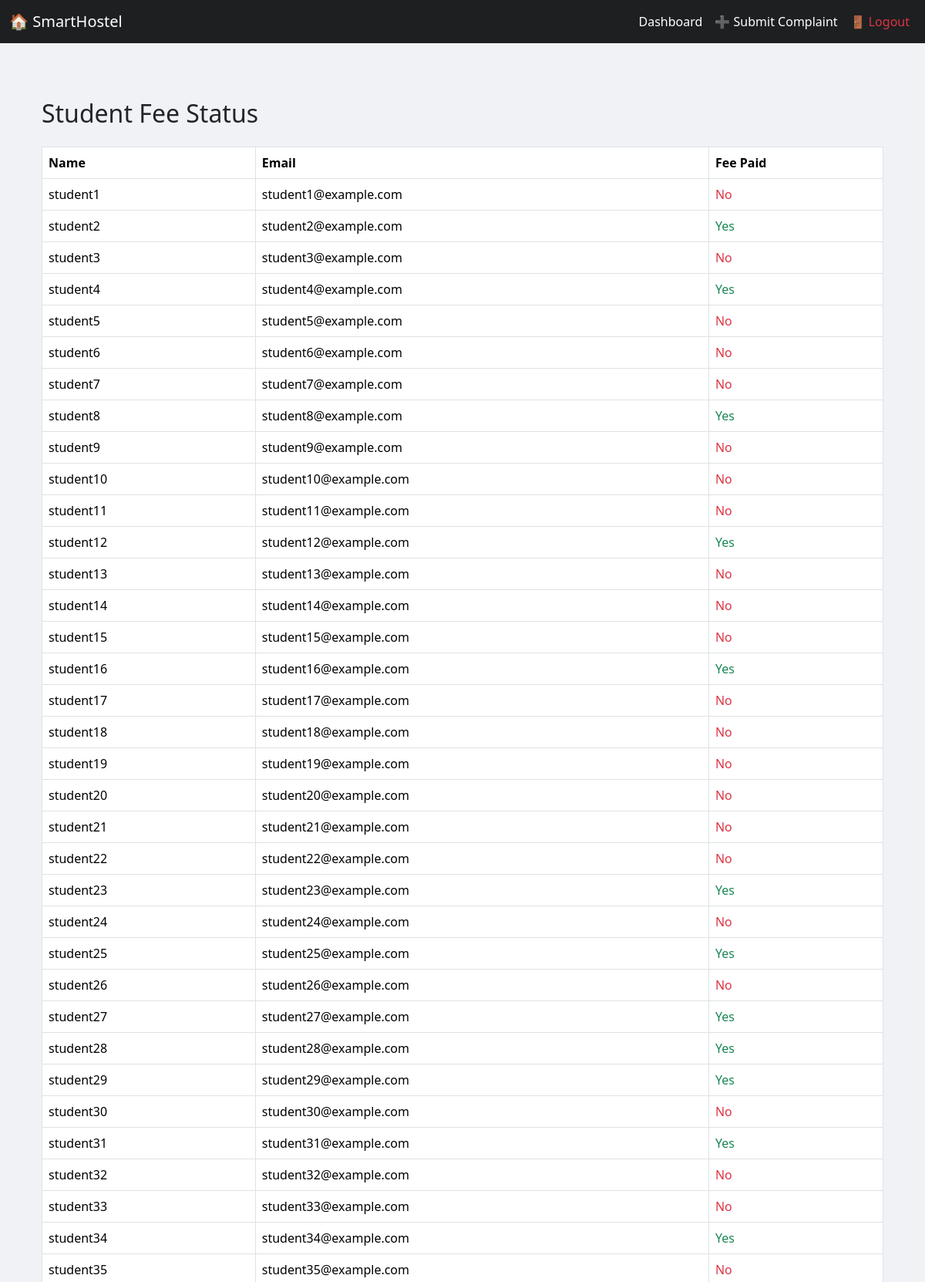
Page /custom-admin/view-students/ (signed in, upper part) on the committed database.
### hostelapp/models.py (models this page shows, shortened)
class Student(models.Model):
    user = models.OneToOneField(CustomUser, on_delete=models.CASCADE)
    contact_number = models.CharField(max_length=10)
    address = models.TextField()
    room = models.ForeignKey(Room, on_delete=models.SET_NULL, null=True, blank=True, related_name='students')
    payment_status = models.CharField(max_length=20, default='unpaid')
    roll_number = models.CharField(max_length=20)
    department = models.CharField(max_length=100)
    year = models.IntegerField(null=True, blank=True)
    attendance_percent = models.IntegerField(default=0)
    internal_score = models.IntegerField(default=0)
    parent_income = models.IntegerField(default=0)
    scholarship = models.BooleanField(default=False)
    hostel_stay = models.BooleanField(default=True)
    cgpa = models.FloatField(null=True, blank=True)
    previous_default = models.IntegerField(null=True, blank=True)
    has_paid_fees = models.BooleanField(default=False)
    fee_receipt = models.FileField(upload_to='receipts/', null=True, blank=True)
    is_predicted_defaulter = models.BooleanField(default=False)

class CustomUser(AbstractUser):
    ROLE_CHOICES = (
        ('admin', 'Admin'),
        ('student', 'Student'),
    )
    role = models.CharField(max_length=10, choices=ROLE_CHOICES)

### hostelapp/views.py (the view)
# urls.py: path('custom-admin/view-students/', views.admin_view_fees, name='admin_view_students'),
@login_required
def admin_view_fees(request):
    students = Student.objects.select_related('user').all()
    return render(request, 'admin_view_fees.html', {'students': students})

### hostelml/templates/admin_view_fees.html
{% extends 'base.html' %}
{% block content %}
<div class="container mt-5">
    <h2 class="mb-4">Student Fee Status</h2>
    <table class="table table-bordered">
        <thead class="thead-dark">
            <tr>
                <th>Name</th>
                <th>Email</th>
                <th>Fee Paid</th>
            </tr>
        </thead>
      <tbody>
    {% for student in students %}
    <tr>
        <td>{{ student.user }}</td>
        <td>{{ student.user.email }}</td>
        <td>
            {% if student.has_paid_fees %}
                <span class="text-success">Yes</span>
            {% else %}
                <span class="text-danger">No</span>
            {% endif %}
        </td>
    </tr>
    {% empty %}
    <tr>
        <td colspan="4" class="text-center">No student data found.</td>
    </tr>
    {% endfor %}
</tbody>
    </table>
</div>
{% endblock %}

### hostelml/templates/base.html (style rules this page uses)
html, body { height: 100%; margin: 0; background-color: #f5f7fa; color: #212529; }

### rows in the picture
Student: user "student1", user.email "student1@example.com", has_paid_fees "No"
Student: user "student2", user.email "student2@example.com", has_paid_fees "Yes"
Student: user "student3", user.email "student3@example.com", has_paid_fees "No"
Student: user "student4", user.email "student4@example.com", has_paid_fees "Yes"
Student: user "student5", user.email "student5@example.com", has_paid_fees "No"
Student: user "student6", user.email "student6@example.com", has_paid_fees "No"
Student: user "student7", user.email "student7@example.com", has_paid_fees "No"
Student: user "student8", user.email "student8@example.com", has_paid_fees "Yes"
Student: user "student9", user.email "student9@example.com", has_paid_fees "No"
Student: user "student10", user.email "student10@example.com", has_paid_fees "No"
Student: user "student11", user.email "student11@example.com", has_paid_fees "No"
Student: user "student12", user.email "student12@example.com", has_paid_fees "Yes"
Student: user "student13", user.email "student13@example.com", has_paid_fees "No"
Student: user "student14", user.email "student14@example.com", has_paid_fees "No"
Student: user "student15", user.email "student15@example.com", has_paid_fees "No"
Student: user "student16", user.email "student16@example.com", has_paid_fees "Yes"
Student: user "student17", user.email "student17@example.com", has_paid_fees "No"
Student: user "student18", user.email "student18@example.com", has_paid_fees "No"
Student: user "student19", user.email "student19@example.com", has_paid_fees "No"
Student: user "student20", user.email "student20@example.com", has_paid_fees "No"
Student: user "student21", user.email "student21@example.com", has_paid_fees "No"
Student: user "student22", user.email "student22@example.com", has_paid_fees "No"
Student: user "student23", user.email "student23@example.com", has_paid_fees "Yes"
Student: user "student24", user.email "student24@example.com", has_paid_fees "No"
Student: user "student25", user.email "student25@example.com", has_paid_fees "Yes"
Student: user "student26", user.email "student26@example.com", has_paid_fees "No"
Student: user "student27", user.email "student27@example.com", has_paid_fees "Yes"
Student: user "student28", user.email "student28@example.com", has_paid_fees "Yes"
Student: user "student29", user.email "student29@example.com", has_paid_fees "Yes"
Student: user "student30", user.email "student30@example.com", has_paid_fees "No"
Student: user "student31", user.email "student31@example.com", has_paid_fees "Yes"
Student: user "student32", user.email "student32@example.com", has_paid_fees "No"
Student: user "student33", user.email "student33@example.com", has_paid_fees "No"
Student: user "student34", user.email "student34@example.com", has_paid_fees "Yes"
Student: user "student35", user.email "student35@example.com", has_paid_fees "No"
